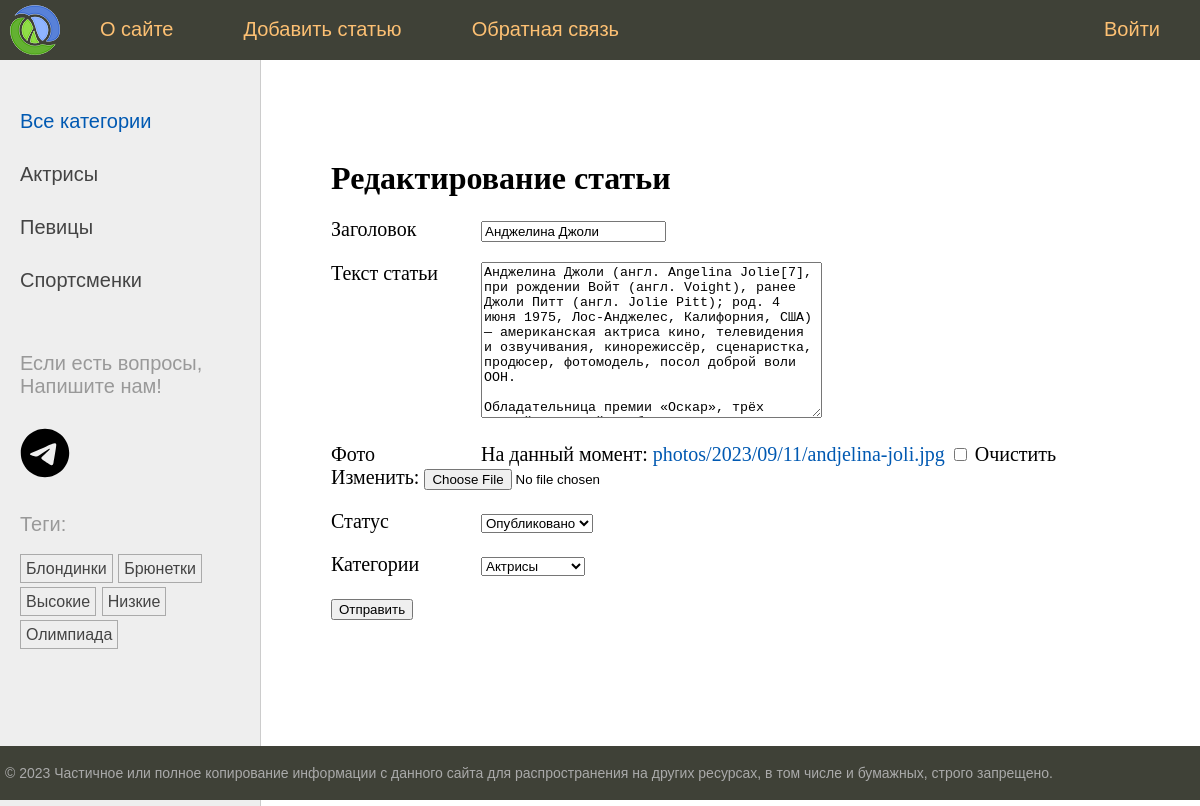
The app's page /edit/1/, older data.
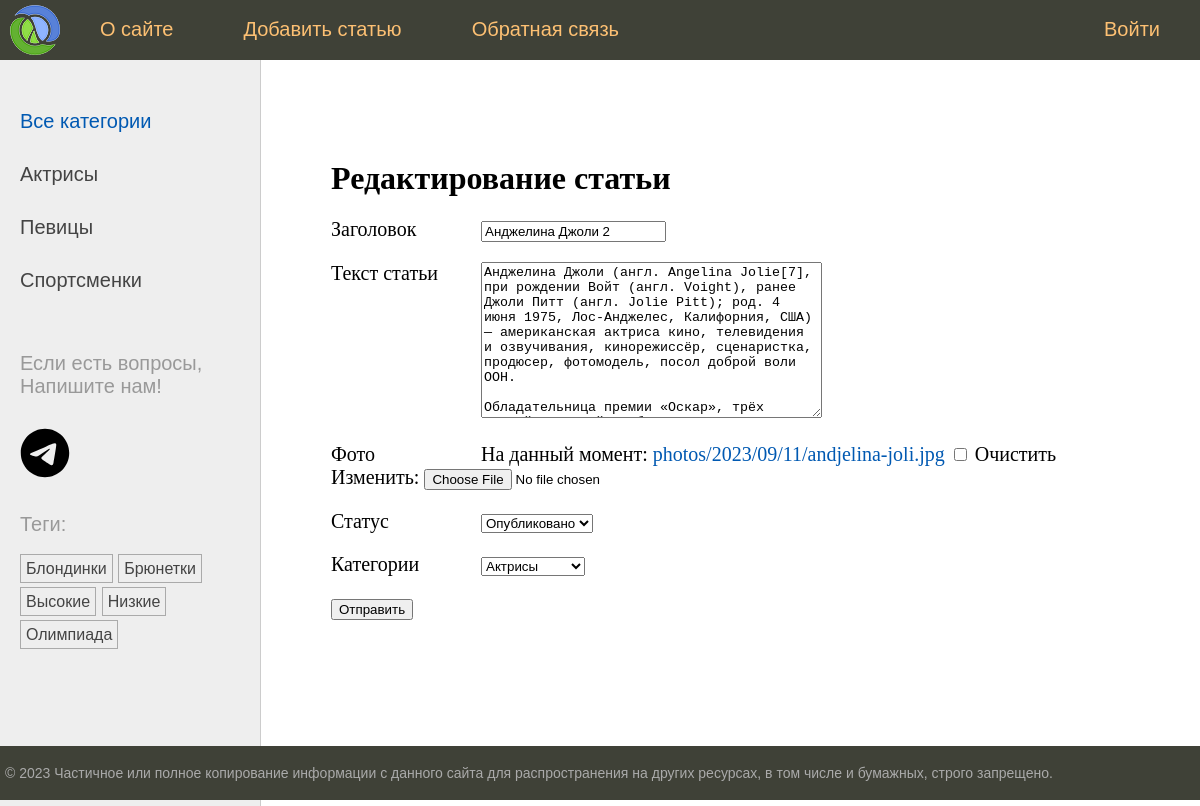
The same page, newer data.
### women/models.py (models this page shows, shortened)
class Women(models.Model):
    class Status(models.IntegerChoices):
        DRAFT = 0, 'Черновик'
        PUBLISHED = 1, 'Опубликовано'
    title = models.CharField(max_length=255, verbose_name='Заголовок')
    slug = models.SlugField(max_length=255, unique=True, db_index=True, verbose_name='Slug',validators=[
        MinLengthValidator(5, message='Минимум 5 символов'),
        MaxLengthValidator(100, message='Минимум 5 символов')
    ])
    photo = models.ImageField(upload_to='photos/%Y/%m/%d/', default=None, blank=True, null=True, verbose_name='Фото')
    content = models.TextField(blank=True, verbose_name='Текст статьи')
    time_create = models.DateTimeField(auto_now_add=True, verbose_name='Время создания')
    time_update = models.DateTimeField(auto_now=True, verbose_name='Время изменения')
    is_published = models.BooleanField(choices=tuple(map(lambda x: (bool(x[0]), x[1]), Status.choices)),
                                       default=Status.DRAFT, verbose_name='Статус')
    cat = models.ForeignKey('Category', on_delete=models.PROTECT, related_name='posts', verbose_name='Категории')
    tags = models.ManyToManyField('TagPost', blank=True, related_name='tags', verbose_name='Теги')
    husband = models.OneToOneField('Husband', on_delete=models.SET_NULL,
                                   null=True, blank=True, related_name='wuman', verbose_name='Муж')
    objects = models.Manager()
    published = PublishedManager()
    class Meta:
        verbose_name = 'Известные женщины'
        verbose_name_plural = 'Известные женщины'
        ordering = ['-time_create']
        indexes = [
            models.Index(fields=['-time_create'])
        ]

### women/views.py (the view)
# urls.py: path('edit/<int:pk>/', views.UpdatePage.as_view(), name='edit_page'),
class UpdatePage(DataMixin, UpdateView):
    model = Women
    fields = ['title', 'content', 'photo', 'is_published', 'cat']
    template_name = 'women/addpage.html'
    success_url = reverse_lazy('home')
    title_page = 'Редактирование статьи'

### women/models.py (called while the page is built)
    def __str__(self):
        return self.name

    def get_absolute_url(self):
        return reverse('category', kwargs={'cat_slug': self.slug})

    def get_absolute_url(self):
        return reverse('tag', kwargs={'tag_slug': self.slug})

### women/templatetags/women_tags.py (called while the page is built)
@register.inclusion_tag('women/list_categories.html')
def show_categories(cat_selected=0):
    cats = Category.objects.annotate(total=Count("posts")).filter(total__gt=0)
    return {'cats': cats, 'cat_selected': cat_selected}

@register.inclusion_tag('women/list_tags.html')
def show_all_tags():
    return {'tags': TagPost.objects.annotate(total=Count("tags")).filter(total__gt=0)}

### women/templates/women/addpage.html (shortened to what this page needs)
{% extends 'base.html' %}
{% block content %}
<h1>{{title}}</h1>
<form action="" method="post" enctype="multipart/form-data">
    {% for f in form %}
    <p><label class="form-label" for="{{ f.id_for_label }}">{{ f.label }}</label>{{ f }}</p>
    {% endfor %}
    <p><button type="submit">Отправить</button></p>
</form>
{% endblock %}

Row changes from the older to the newer data that the page shows:
changed Women "Опубликовано": title "Анджелина Джоли" → "Анджелина Джоли 2"
